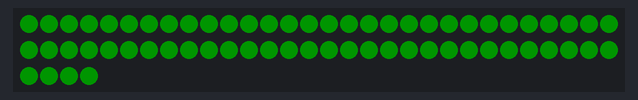
The sketch below on a simulated Arduino Uno, built with avr-gcc and run on an emulated ATmega328P. Parts: 64 RGB LEDs in strip order, left to right, continuing on the next row. Dim RGB values are drawn brighter than linear.

Above: at 1.24 s.
At 2.47 s:
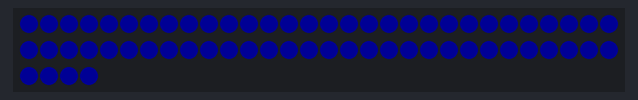
At 3.7 s:
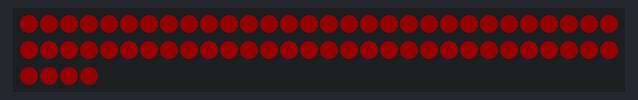

The sketch:

Neo8.ino
```cpp
#include <Adafruit_NeoPixel.h>
#include "frames.h"
Adafruit_NeoPixel strip(64, 6);
void setup() {
  strip.begin();
  strip.clear();
  strip.setBrightness(20);
}

void loop() {
 for(uint16_t c=0; c<256; c++) {
  for(uint16_t i=0; i<strip.numPixels(); i++) {
      strip.setPixelColor(i, Wheel((c) & 255));
    }
    strip.show();
    delay(10);
  }
}

uint32_t Wheel(byte WheelPos) {
  WheelPos = 255 - WheelPos;
  if(WheelPos < 85) {
    return strip.Color(255 - WheelPos * 3, 0, WheelPos * 3);
  }
  if(WheelPos < 170) {
    WheelPos -= 85;
    return strip.Color(0, WheelPos * 3, 255 - WheelPos * 3);
  }
  WheelPos -= 170;
  return strip.Color(WheelPos * 3, 255 - WheelPos * 3, 0);
}
```

Source omitted: frames.h (data table, 786 bytes)

Measured:
- by itself, everything shown: repeats every 3.7 s, in 60 steps
